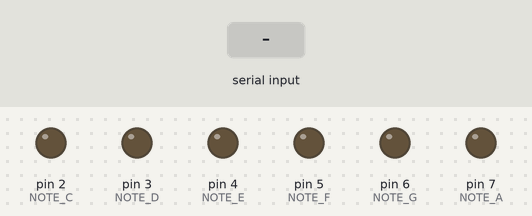
Recording of a sketch running on a simulated Arduino Uno, built with avr-gcc and run on an emulated ATmega328P. Parts: output pins drawn as LEDs (lit = HIGH). The inputs (shaded band) are chosen by the test bench. What the sketch prints to the serial monitor is not drawn.

Above: at 1.2 s.
1.3 s: "1/90\n" received over Serial
2.9 s: "90/45\n" received over Serial
4.5 s: "1\n" received over Serial
Timing chart, 0 to 7.5 s (numbered marks = the images above; inputs shaded):
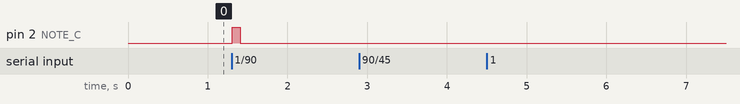

Measured:
- after the input at 1.3 s, pin 2 (NOTE_C): LOW → HIGH at once, → LOW 0.10 s later
- after the input at 2.9 s, every drawn part: stays the same
- after the input at 4.5 s, every drawn part: stays the same

The sketch:

solenoid.ino
```cpp
// Define pins for each note (C through A)
const int NOTE_C = 2;  // Note 1
const int NOTE_D = 3;  // Note 2
const int NOTE_E = 4;  // Note 3
const int NOTE_F = 5;  // Note 4
const int NOTE_G = 6;  // Note 5
const int NOTE_A = 7;  // Note 6

String inputString = "";         // String to hold incoming data
boolean stringComplete = false;  // Whether the string is complete
boolean debugMode = true;       // Enable debug output

void setup() {
  Serial.begin(9600);
  while (!Serial) {
    ; // Wait for serial port to connect
  }

  // Configure all note pins
  pinMode(NOTE_C, OUTPUT);
  pinMode(NOTE_D, OUTPUT);
  pinMode(NOTE_E, OUTPUT);
  pinMode(NOTE_F, OUTPUT);
  pinMode(NOTE_G, OUTPUT);
  pinMode(NOTE_A, OUTPUT);

  // Initialize all pins to LOW
  digitalWrite(NOTE_C, LOW);
  digitalWrite(NOTE_D, LOW);
  digitalWrite(NOTE_E, LOW);
  digitalWrite(NOTE_F, LOW);
  digitalWrite(NOTE_G, LOW);
  digitalWrite(NOTE_A, LOW);

  Serial.println("Arduino initialized");
  inputString.reserve(200);
}

void loop() {
  if (stringComplete) {
    if (debugMode) {
      Serial.print("Received data: ");
      Serial.println(inputString);
    }

    // Process the received data
    if (inputString.length() > 0) {
      if (inputString.indexOf('/') != -1) {
        playSong(inputString);
      }
    }

    // Clear the string
    inputString = "";
    stringComplete = false;
  }
}

void serialEvent() {
  while (Serial.available()) {
    char inChar = (char)Serial.read();

    // Add character to input string
    if (inChar != '\n' && inChar != '\r') {
      inputString += inChar;
    }

    // If newline, set the complete flag
    if (inChar == '\n') {
      stringComplete = true;
    }
  }
}

// Get the corresponding pin for a note number
int getNotePin(int note) {
  switch(note) {
    case 1: return NOTE_C;
    case 2: return NOTE_D;
    case 3: return NOTE_E;
    case 4: return NOTE_F;
    case 5: return NOTE_G;
    case 6: return NOTE_A;
    default: return -1;
  }
}

void playSong(String song) {
  if (debugMode) {
    Serial.println("Starting song playback");
  }

  int index = 0;
  while (index < song.length()) {
    // Find delimiters
    int slashIndex = song.indexOf('/', index);
    if (slashIndex == -1) break;

    int dotIndex = song.indexOf('.', slashIndex);
    if (dotIndex == -1) dotIndex = song.length();

    // Extract notes and duration
    String notesStr = song.substring(index, slashIndex);
    String durationStr = song.substring(slashIndex + 1, dotIndex);

    // Convert duration to integer
    int duration = durationStr.toInt();

    // Parse multiple notes (comma-separated)
    int commaIndex = 0;
    int startPos = 0;

    // Activate all notes simultaneously
    while (true) {
      commaIndex = notesStr.indexOf(',', startPos);

      // Extract the note number
      String singleNoteStr;
      if (commaIndex == -1) {
        // Last or only note
        singleNoteStr = notesStr.substring(startPos);
      } else {
        // More notes to come
        singleNoteStr = notesStr.substring(startPos, commaIndex);
      }

      // Convert to integer and get pin
      int note = singleNoteStr.toInt();
      int pin = getNotePin(note);

      if (pin != -1) {
        if (debugMode) {
          Serial.print("Playing note ");
          Serial.print(note);
          Serial.print(" on pin ");
          Serial.print(pin);
        }

        // Activate this solenoid
        digitalWrite(pin, HIGH);
      }

      // Move to next note or exit loop
      if (commaIndex == -1) break;
      startPos = commaIndex + 1;
    }

    // Hold all notes for strike time
    delay(100);

    // Deactivate all notes
    for (int i = 1; i <= 6; i++) {
      digitalWrite(getNotePin(i), LOW);
    }

    // Wait for the remaining duration
    if (duration > 100) {
      delay(duration - 100);  // Subtract the strike time
    }

    if (debugMode) {
      Serial.print(" for ");
      Serial.print(duration);
      Serial.println("ms");
    }

    // Move to next note
    index = dotIndex + 1;
  }

  if (debugMode) {
    Serial.println("Song finished");
  }
}
```
